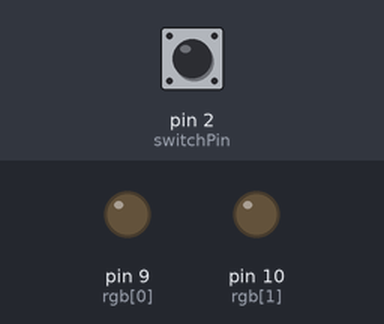
The sketch below on a simulated Arduino Uno, built with avr-gcc and run on an emulated ATmega328P. Shown: output pins drawn as LEDs (lit = HIGH). Dashed ring = blinking. Inputs (shaded band) come from the test bench; at power-on: pin 2 (switchPin) HIGH.

Above: at 1.2 s.
1.3 s: pin 2 (switchPin) pulled LOW for 0.15 s
At 1.45 s:
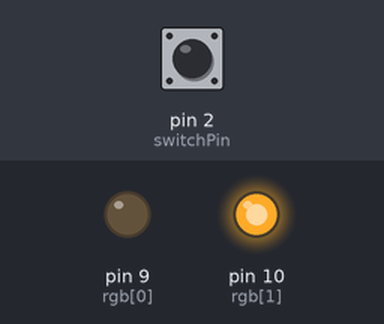
3.3 s: pin 2 (switchPin) pulled LOW for 3.2 s
At 3.71 s:
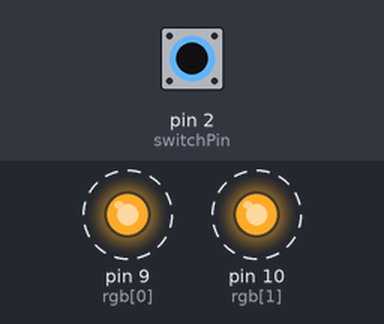
Timing chart, 0 to 8.5 s (numbered marks = the images above; inputs shaded):
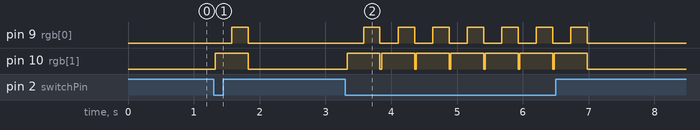

Measured:
- after the input at 1.3 s, pin 9 (rgb[0]): LOW → HIGH after 0.28 s, → LOW 0.25 s later; pin 10 (rgb[1]): LOW → HIGH at once, → LOW 0.50 s later
- after the input at 3.3 s, pin 9 (rgb[0]): alternates HIGH for 0.25 s and LOW for 0.28 s, 14 changes in all, then stays LOW, starting after 0.28 s; pin 10 (rgb[1]): alternates HIGH for 0.50 s and LOW for 0.03 s, 14 changes in all, then stays LOW, starting at once

The sketch:

flip.ino
```cpp
const int rgb[] = {9, 10};
const int time = 250;
const int switchPin = 2;

void setup() {
  for (int i=0; i<2; i++) pinMode(rgb[i], OUTPUT);
  pinMode(switchPin, INPUT);
  // put your setup code here, to run once:

}

void loop() {
  int oldPin = 1;
  int newPin = 0;
  int bounce1 = digitalRead(switchPin);
  delay(25);
  int bounce2 = digitalRead(switchPin);

  while ((bounce1 == bounce2) && (bounce1 == LOW)){


    digitalWrite(rgb[oldPin], HIGH);
    delay(time);


    if (newPin == 0) {
      for (int i=0; i<3; i++) digitalWrite(rgb[i], HIGH);
      delay(time);
      for (int i=0; i<3; i++) digitalWrite(rgb[i], LOW);
    }
    bounce1 = digitalRead(switchPin);
    delay(25);
    bounce2 = digitalRead(switchPin);
  }
  for (int i=0; i<3; i++) digitalWrite(rgb[i], LOW);
  digitalWrite(rgb[oldPin], LOW);
  // put your main code here, to run repeatedly:

}
```
